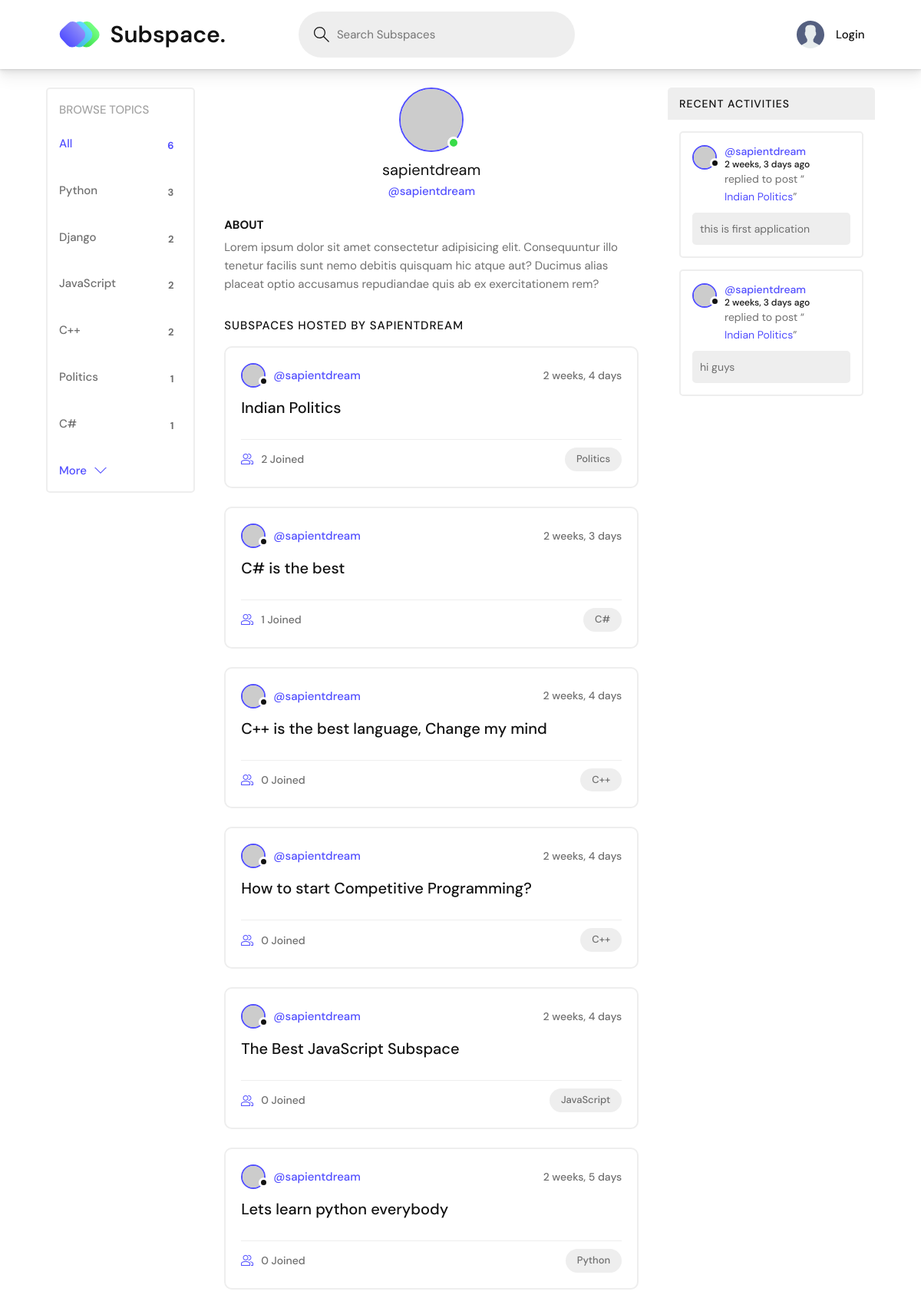
Page /profile/1/ on the committed database.
### base/models.py (models this page shows, shortened)
class Topic(models.Model) :
	name = models.CharField(max_length=200)

class Room(models.Model) :
	host = models.ForeignKey(User, on_delete=models.SET_NULL, null=True)
	topic = models.ForeignKey(Topic, on_delete=models.SET_NULL, null=True)
	name = models.CharField(max_length=200)
	description = models.TextField(null=True, blank=True)
	participants = models.ManyToManyField(User, related_name='participants', blank=True)
	updated = models.DateTimeField(auto_now=True)
	created = models.DateTimeField(auto_now_add=True)
	class Meta :
		ordering = ['-updated', '-created']
	def __str__(self) :
		return self.name

class Message(models.Model) :
	user = models.ForeignKey(User, on_delete=models.CASCADE)
	room = models.ForeignKey(Room, on_delete=models.CASCADE)
	body = models.TextField()
	updated = models.DateTimeField(auto_now=True)
	created = models.DateTimeField(auto_now_add=True)
	class Meta :
		ordering = ['-updated', '-created']
	def __str__(self) :
		return self.body[0:50]

### base/views.py (the view)
# urls.py: path('profile/<str:pk>/', views.userProfile, name='user-profile'),
def userProfile(request, pk) :
	user = User.objects.get(id=pk)
	rooms = user.room_set.all()
	room_messages = user.message_set.all()
	topics = Topic.objects.all()
	context = {'user' : user, 'rooms' : rooms, 'room_messages' : room_messages, 'topics' : topics}
	return render(request, 'base/profile.html', context)

### base/templates/base/profile.html (shortened to what this page needs)
{% extends 'main.html' %}
{% block content %}
<main class="profile-page layout layout--3">
    <div class="container">
        {% include 'base/topics_component.html' %}
        <div class="roomList">
            <div class="profile">
                <div class="profile__avatar">
                    <div class="avatar avatar--large active">
                        <img src="https://randomuser.me/api/portraits/men/11.jpg" />
                    </div>
                </div>
                <div class="profile__info">
                    <h3>{{user.username}}</h3>
                    <p>@{{user.username}}</p>
                </div>
                <div class="profile__about">
                    <h3>About</h3>
                    <p>
                        Lorem ipsum dolor sit amet consectetur adipisicing elit. Consequuntur illo tenetur
                        facilis sunt nemo debitis quisquam hic atque aut? Ducimus alias placeat optio
                        accusamus repudiandae quis ab ex exercitationem rem?
                    </p>
                </div>
            </div>
            <div class="roomList__header">
                <div>
                    <h2>Subspaces Hosted by {{user.username}}</a>
                    </h2>
                </div>
            </div>
            {% include 'base/feed_component.html' %}
        </div>
        {% include 'base/activity_component.html' %}
    </div>
</main>
{% endblock content %}

### templates/main.html (shortened to what this page needs)
<!DOCTYPE html>
{% load static %}
<html lang="en">
  <head>
    <link rel="stylesheet" href="{% static 'styles/style.css' %}" />
  </head>
  <body>
    {% include 'navbar.html' %}
    {% block content %}
	{% endblock %}
  </body>
</html>

### templates/navbar.html (shortened to what this page needs)
{% load static %}
<header class="header header--loggedIn">
    <div class="container">
        <a href="{% url 'home' %}" class="header__logo">
            <img src="{% static 'images/logo.svg' %}"/>
            <h1>Subspace.</h1>
        </a>
        <form class="header__search" method="GET" action="{% url 'home' %}">
            <label>
                <input name="q" placeholder="Search Subspaces" />
            </label>
        </form>
        <nav class="header__menu">
            {% if request.user.is_authenticated %}
            <div class="header__user">
                <a href="{% url 'user-profile' user.id %}">
                    <div class="avatar avatar--medium active">
                        <img src="https://randomuser.me/api/portraits/men/37.jpg" />
                    </div>
                    <p>{{request.user.username}} <span>@{{request.user.username}}</span></p>
                </a>
                <button class="dropdown-button">
                    <svg version="1.1" xmlns="http://www.w3.org/2000/svg" width="32" height="32" viewBox="0 0 32 32">
                        <title>chevron-down</title>
                        <path d="M16 21l-13-13h-3l16 16 16-16h-3l-13 13z"></path>
                    </svg>
                </button>
            </div>
            {% else %}
            <a href="{% url 'login' %}">
            	<img src="{% static 'images/avatar.svg' %}"/>
            	<p>Login</p>
          	</a>
          	{% endif %}
        </nav>
    </div>
</header>

### base/templates/base/topics_component.html
<div class="topics">
    <div class="topics__header">
        <h2>Browse Topics</h2>
    </div>
    <ul class="topics__list">
        <li>
            <a href="{% url 'home' %}" class="active">All <span>{{topics.count}}</span></a>
        </li>
        {% for topic in topics %}
        <li>
            <a href="{% url 'home' %}?q={{topic.name}}">{{topic.name}} <span>{{topic.room_set.all.count}}</span></a>
        </li>
        {% endfor %}
    </ul>
    <a class="btn btn--link" href="{% url 'topics' %}">
        More
        <svg version="1.1" xmlns="http://www.w3.org/2000/svg" width="32" height="32" viewBox="0 0 32 32">
            <title>chevron-down</title>
            <path d="M16 21l-13-13h-3l16 16 16-16h-3l-13 13z"></path>
        </svg>
    </a>
</div>

### base/templates/base/feed_component.html (shortened to what this page needs)
{% for room in rooms %}
<div class="roomListRoom">
    <div class="roomListRoom__header">
        <a href="{% url 'user-profile' room.host.id %}" class="roomListRoom__author">
            <div class="avatar avatar--small">
                <img src="https://randomuser.me/api/portraits/women/11.jpg" />
            </div>
            <span>@{{room.host.username}}</span>
        </a>
        <div class="roomListRoom__actions">
            <span>{{room.created|timesince}}</span>
        </div>
    </div>
    <div class="roomListRoom__content">
        <a href="{% url 'room' room.id %}">{{room.name}}</a>
    </div>
    <div class="roomListRoom__meta">
        <a href="{% url 'room' room.id %}" class="roomListRoom__joined">
            {{room.participants.all.count}} Joined
        </a>
        <p class="roomListRoom__topic">{{room.topic.name}}</p>
    </div>
</div>
{% endfor %}

### base/templates/base/activity_component.html (shortened to what this page needs)
<div class="activities">
    <div class="activities__header">
        <h2>Recent Activities</h2>
    </div>
    {% for message in room_messages %}
    <div class="activities__box">
        <div class="activities__boxHeader roomListRoom__header">
            <a href="{% url 'user-profile' message.user.id %}" class="roomListRoom__author">
                <div class="avatar avatar--small">
                    <img src="https://randomuser.me/api/portraits/women/11.jpg" />
                </div>
                <p>
                    @{{message.user}}
                    <span>{{message.created|timesince}} ago</span>
                </p>
            </a>
        </div>
        <div class="activities__boxContent">
            <p>replied to post “<a href="{% url 'room' message.room.id %}">{{message.room}}</a>”</p>
            <div class="activities__boxRoomContent">
                {{message}}
            </div>
        </div>
    </div>
    {% endfor %}
</div>

### rows in the picture
Topic: name "Python", room_set.all.count "3"
Topic: name "Django", room_set.all.count "2"
Topic: name "JavaScript", room_set.all.count "2"
Topic: name "C++", room_set.all.count "2"
Topic: name "Politics", room_set.all.count "1"
Topic: name "C#", room_set.all.count "1"
Room: host.username "sapientdream", created "2 weeks, 4 days", name "Indian Politics", participants.all.count "2", topic.name "Politics"
Room: host.username "sapientdream", created "2 weeks, 3 days", name "C# is the best", participants.all.count "1", topic.name "C#"
Room: host.username "sapientdream", created "2 weeks, 4 days", name "C++ is the best language, Change my mind", participants.all.count "0", topic.name "C++"
Room: host.username "sapientdream", created "2 weeks, 4 days", name "How to start Competitive Programming?", participants.all.count "0", topic.name "C++"
Room: host.username "sapientdream", created "2 weeks, 4 days", name "The Best JavaScript Subspace", participants.all.count "0", topic.name "JavaScript"
Room: host.username "sapientdream", created "2 weeks, 5 days", name "Lets learn python everybody", participants.all.count "0", topic.name "Python"
Message: user "sapientdream", created "2 weeks, 3 days", room "Indian Politics", body "this is first application"
Message: user "sapientdream", created "2 weeks, 3 days", room "Indian Politics", body "hi guys"

### other values in the picture
{{ topics.count }} "6"
{{ user.username }} "sapientdream"
{{ user.username }} "SAPIENTDREAM"
